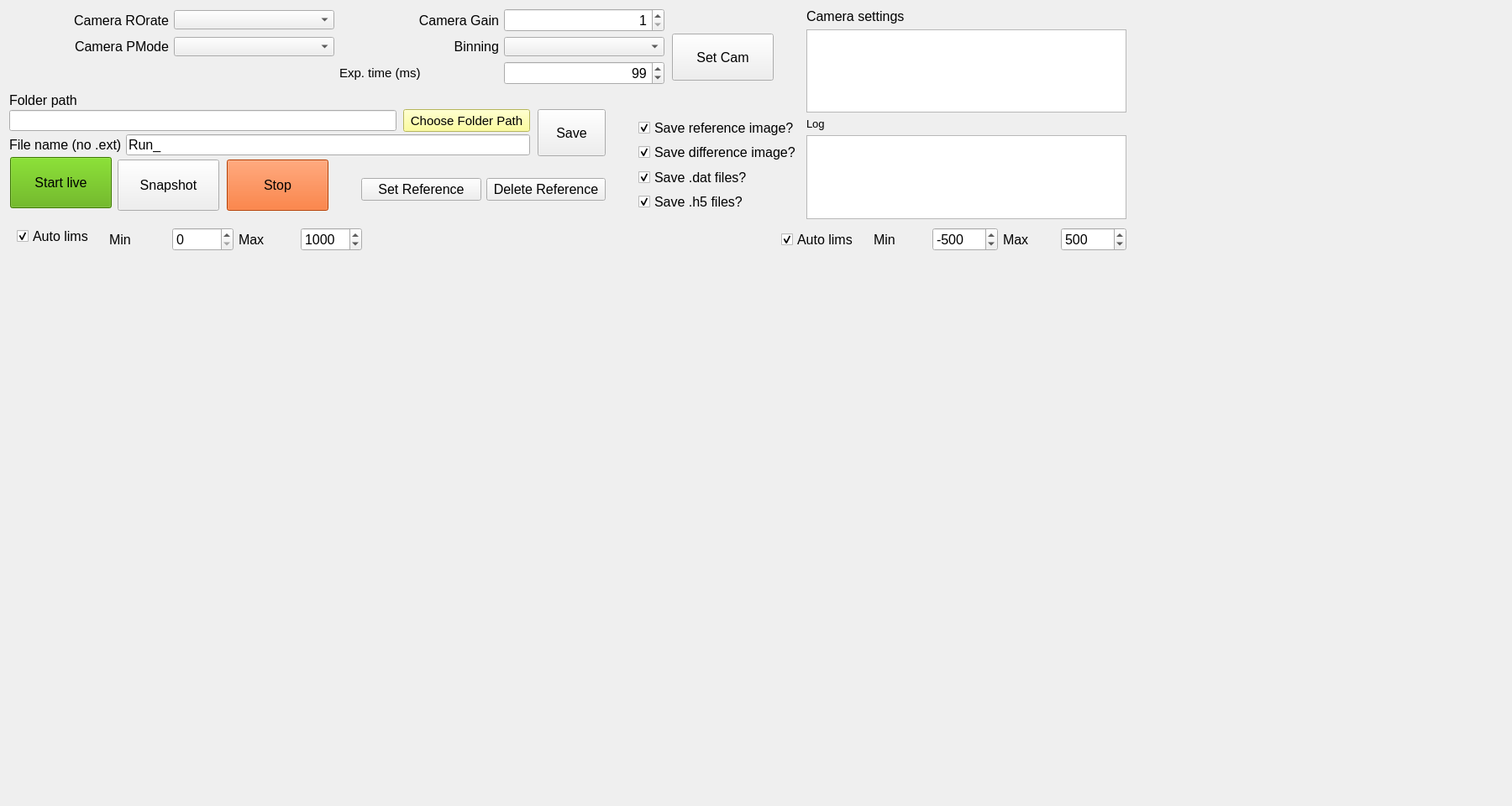
<?xml version="1.0" encoding="UTF-8"?>
<ui version="4.0">
 <class>Form</class>
 <widget class="QWidget" name="Form">
  <property name="geometry">
   <rect>
    <x>0</x>
    <y>0</y>
    <width>1800</width>
    <height>960</height>
   </rect>
  </property>
  <property name="windowTitle">
   <string>Camera live imaging</string>
  </property>
  <widget class="QLineEdit" name="folder_edit">
   <property name="geometry">
    <rect>
     <x>11</x>
     <y>131</y>
     <width>461</width>
     <height>25</height>
    </rect>
   </property>
   <property name="font">
    <font>
     <pointsize>10</pointsize>
    </font>
   </property>
   <property name="text">
    <string/>
   </property>
   <property name="readOnly">
    <bool>false</bool>
   </property>
  </widget>
  <widget class="QLineEdit" name="FileName">
   <property name="geometry">
    <rect>
     <x>150</x>
     <y>160</y>
     <width>481</width>
     <height>25</height>
    </rect>
   </property>
   <property name="font">
    <font>
     <pointsize>12</pointsize>
    </font>
   </property>
   <property name="text">
    <string>Run_</string>
   </property>
  </widget>
  <widget class="QLabel" name="labelFilename">
   <property name="geometry">
    <rect>
     <x>11</x>
     <y>163</y>
     <width>141</width>
     <height>19</height>
    </rect>
   </property>
   <property name="font">
    <font>
     <pointsize>12</pointsize>
    </font>
   </property>
   <property name="text">
    <string>File name (no .ext)</string>
   </property>
  </widget>
  <widget class="QLabel" name="labelDirectory">
   <property name="geometry">
    <rect>
     <x>11</x>
     <y>110</y>
     <width>80</width>
     <height>19</height>
    </rect>
   </property>
   <property name="font">
    <font>
     <pointsize>12</pointsize>
    </font>
   </property>
   <property name="text">
    <string>Folder path</string>
   </property>
  </widget>
  <widget class="QPushButton" name="folderButton">
   <property name="geometry">
    <rect>
     <x>480</x>
     <y>130</y>
     <width>151</width>
     <height>27</height>
    </rect>
   </property>
   <property name="palette">
    <palette>
     <active>
      <colorrole role="WindowText">
       <brush brushstyle="SolidPattern">
        <color alpha="255">
         <red>0</red>
         <green>0</green>
         <blue>0</blue>
        </color>
       </brush>
      </colorrole>
      <colorrole role="Button">
       <brush brushstyle="SolidPattern">
        <color alpha="255">
         <red>255</red>
         <green>255</green>
         <blue>127</blue>
        </color>
       </brush>
      </colorrole>
      <colorrole role="Light">
       <brush brushstyle="SolidPattern">
        <color alpha="255">
         <red>255</red>
         <green>255</green>
         <blue>255</blue>
        </color>
       </brush>
      </colorrole>
      <colorrole role="Midlight">
       <brush brushstyle="SolidPattern">
        <color alpha="255">
         <red>255</red>
         <green>255</green>
         <blue>191</blue>
        </color>
       </brush>
      </colorrole>
      <colorrole role="Dark">
       <brush brushstyle="SolidPattern">
        <color alpha="255">
         <red>127</red>
         <green>127</green>
         <blue>63</blue>
        </color>
       </brush>
      </colorrole>
      <colorrole role="Mid">
       <brush brushstyle="SolidPattern">
        <color alpha="255">
         <red>170</red>
         <green>170</green>
         <blue>84</blue>
        </color>
       </brush>
      </colorrole>
      <colorrole role="Text">
       <brush brushstyle="SolidPattern">
        <color alpha="255">
         <red>0</red>
         <green>0</green>
         <blue>0</blue>
        </color>
       </brush>
      </colorrole>
      <colorrole role="BrightText">
       <brush brushstyle="SolidPattern">
        <color alpha="255">
         <red>255</red>
         <green>255</green>
         <blue>255</blue>
        </color>
       </brush>
      </colorrole>
      <colorrole role="ButtonText">
       <brush brushstyle="SolidPattern">
        <color alpha="255">
         <red>0</red>
         <green>0</green>
         <blue>0</blue>
        </color>
       </brush>
      </colorrole>
      <colorrole role="Base">
       <brush brushstyle="SolidPattern">
        <color alpha="255">
         <red>255</red>
         <green>255</green>
         <blue>255</blue>
        </color>
       </brush>
      </colorrole>
      <colorrole role="Window">
       <brush brushstyle="SolidPattern">
        <color alpha="255">
         <red>255</red>
         <green>255</green>
         <blue>127</blue>
        </color>
       </brush>
      </colorrole>
      <colorrole role="Shadow">
       <brush brushstyle="SolidPattern">
        <color alpha="255">
         <red>0</red>
         <green>0</green>
         <blue>0</blue>
        </color>
       </brush>
      </colorrole>
      <colorrole role="AlternateBase">
       <brush brushstyle="SolidPattern">
        <color alpha="255">
         <red>255</red>
         <green>255</green>
         <blue>191</blue>
        </color>
       </brush>
      </colorrole>
      <colorrole role="ToolTipBase">
       <brush brushstyle="SolidPattern">
        <color alpha="255">
         <red>255</red>
         <green>255</green>
         <blue>220</blue>
        </color>
       </brush>
      </colorrole>
      <colorrole role="ToolTipText">
       <brush brushstyle="SolidPattern">
        <color alpha="255">
         <red>0</red>
         <green>0</green>
         <blue>0</blue>
        </color>
       </brush>
      </colorrole>
     </active>
     <inactive>
      <colorrole role="WindowText">
       <brush brushstyle="SolidPattern">
        <color alpha="255">
         <red>0</red>
         <green>0</green>
         <blue>0</blue>
        </color>
       </brush>
      </colorrole>
      <colorrole role="Button">
       <brush brushstyle="SolidPattern">
        <color alpha="255">
         <red>255</red>
         <green>255</green>
         <blue>127</blue>
        </color>
       </brush>
      </colorrole>
      <colorrole role="Light">
       <brush brushstyle="SolidPattern">
        <color alpha="255">
         <red>255</red>
         <green>255</green>
         <blue>255</blue>
        </color>
       </brush>
      </colorrole>
      <colorrole role="Midlight">
       <brush brushstyle="SolidPattern">
        <color alpha="255">
         <red>255</red>
         <green>255</green>
         <blue>191</blue>
        </color>
       </brush>
      </colorrole>
      <colorrole role="Dark">
       <brush brushstyle="SolidPattern">
        <color alpha="255">
         <red>127</red>
         <green>127</green>
         <blue>63</blue>
        </color>
       </brush>
      </colorrole>
      <colorrole role="Mid">
       <brush brushstyle="SolidPattern">
        <color alpha="255">
         <red>170</red>
         <green>170</green>
         <blue>84</blue>
        </color>
       </brush>
      </colorrole>
      <colorrole role="Text">
       <brush brushstyle="SolidPattern">
        <color alpha="255">
         <red>0</red>
         <green>0</green>
         <blue>0</blue>
        </color>
       </brush>
      </colorrole>
      <colorrole role="BrightText">
       <brush brushstyle="SolidPattern">
        <color alpha="255">
         <red>255</red>
         <green>255</green>
         <blue>255</blue>
        </color>
       </brush>
      </colorrole>
      <colorrole role="ButtonText">
       <brush brushstyle="SolidPattern">
        <color alpha="255">
         <red>0</red>
         <green>0</green>
         <blue>0</blue>
        </color>
       </brush>
      </colorrole>
      <colorrole role="Base">
       <brush brushstyle="SolidPattern">
        <color alpha="255">
         <red>255</red>
         <green>255</green>
         <blue>255</blue>
        </color>
       </brush>
      </colorrole>
      <colorrole role="Window">
       <brush brushstyle="SolidPattern">
        <color alpha="255">
         <red>255</red>
         <green>255</green>
         <blue>127</blue>
        </color>
       </brush>
      </colorrole>
      <colorrole role="Shadow">
       <brush brushstyle="SolidPattern">
        <color alpha="255">
         <red>0</red>
         <green>0</green>
         <blue>0</blue>
        </color>
       </brush>
      </colorrole>
      <colorrole role="AlternateBase">
       <brush brushstyle="SolidPattern">
        <color alpha="255">
         <red>255</red>
         <green>255</green>
         <blue>191</blue>
        </color>
       </brush>
      </colorrole>
      <colorrole role="ToolTipBase">
       <brush brushstyle="SolidPattern">
        <color alpha="255">
         <red>255</red>
         <green>255</green>
         <blue>220</blue>
        </color>
       </brush>
      </colorrole>
      <colorrole role="ToolTipText">
       <brush brushstyle="SolidPattern">
        <color alpha="255">
         <red>0</red>
         <green>0</green>
         <blue>0</blue>
        </color>
       </brush>
      </colorrole>
     </inactive>
     <disabled>
      <colorrole role="WindowText">
       <brush brushstyle="SolidPattern">
        <color alpha="255">
         <red>127</red>
         <green>127</green>
         <blue>63</blue>
        </color>
       </brush>
      </colorrole>
      <colorrole role="Button">
       <brush brushstyle="SolidPattern">
        <color alpha="255">
         <red>255</red>
         <green>255</green>
         <blue>127</blue>
        </color>
       </brush>
      </colorrole>
      <colorrole role="Light">
       <brush brushstyle="SolidPattern">
        <color alpha="255">
         <red>255</red>
         <green>255</green>
         <blue>255</blue>
        </color>
       </brush>
      </colorrole>
      <colorrole role="Midlight">
       <brush brushstyle="SolidPattern">
        <color alpha="255">
         <red>255</red>
         <green>255</green>
         <blue>191</blue>
        </color>
       </brush>
      </colorrole>
      <colorrole role="Dark">
       <brush brushstyle="SolidPattern">
        <color alpha="255">
         <red>127</red>
         <green>127</green>
         <blue>63</blue>
        </color>
       </brush>
      </colorrole>
      <colorrole role="Mid">
       <brush brushstyle="SolidPattern">
        <color alpha="255">
         <red>170</red>
         <green>170</green>
         <blue>84</blue>
        </color>
       </brush>
      </colorrole>
      <colorrole role="Text">
       <brush brushstyle="SolidPattern">
        <color alpha="255">
         <red>127</red>
         <green>127</green>
         <blue>63</blue>
        </color>
       </brush>
      </colorrole>
      <colorrole role="BrightText">
       <brush brushstyle="SolidPattern">
        <color alpha="255">
         <red>255</red>
         <green>255</green>
         <blue>255</blue>
        </color>
       </brush>
      </colorrole>
      <colorrole role="ButtonText">
       <brush brushstyle="SolidPattern">
        <color alpha="255">
         <red>127</red>
         <green>127</green>
         <blue>63</blue>
        </color>
       </brush>
      </colorrole>
      <colorrole role="Base">
       <brush brushstyle="SolidPattern">
        <color alpha="255">
         <red>255</red>
         <green>255</green>
         <blue>127</blue>
        </color>
       </brush>
      </colorrole>
      <colorrole role="Window">
       <brush brushstyle="SolidPattern">
        <color alpha="255">
         <red>255</red>
         <green>255</green>
         <blue>127</blue>
        </color>
       </brush>
      </colorrole>
      <colorrole role="Shadow">
       <brush brushstyle="SolidPattern">
        <color alpha="255">
         <red>0</red>
         <green>0</green>
         <blue>0</blue>
        </color>
       </brush>
      </colorrole>
      <colorrole role="AlternateBase">
       <brush brushstyle="SolidPattern">
        <color alpha="255">
         <red>255</red>
         <green>255</green>
         <blue>127</blue>
        </color>
       </brush>
      </colorrole>
      <colorrole role="ToolTipBase">
       <brush brushstyle="SolidPattern">
        <color alpha="255">
         <red>255</red>
         <green>255</green>
         <blue>220</blue>
        </color>
       </brush>
      </colorrole>
      <colorrole role="ToolTipText">
       <brush brushstyle="SolidPattern">
        <color alpha="255">
         <red>0</red>
         <green>0</green>
         <blue>0</blue>
        </color>
       </brush>
      </colorrole>
     </disabled>
    </palette>
   </property>
   <property name="font">
    <font>
     <pointsize>11</pointsize>
    </font>
   </property>
   <property name="text">
    <string>Choose Folder Path</string>
   </property>
  </widget>
  <widget class="QWidget" name="layoutWidget">
   <property name="geometry">
    <rect>
     <x>10</x>
     <y>10</y>
     <width>781</width>
     <height>91</height>
    </rect>
   </property>
   <layout class="QGridLayout" name="gridLayout_2">
    <item row="3" column="3">
     <widget class="QLabel" name="labelExpTime">
      <property name="font">
       <font>
        <pointsize>11</pointsize>
       </font>
      </property>
      <property name="text">
       <string>Exp. time (ms)</string>
      </property>
     </widget>
    </item>
    <item row="3" column="4">
     <widget class="QSpinBox" name="ExpTime">
      <property name="font">
       <font>
        <pointsize>12</pointsize>
       </font>
      </property>
      <property name="layoutDirection">
       <enum>Qt::LeftToRight</enum>
      </property>
      <property name="alignment">
       <set>Qt::AlignRight|Qt::AlignTrailing|Qt::AlignVCenter</set>
      </property>
      <property name="maximum">
       <number>3600000</number>
      </property>
      <property name="value">
       <number>99</number>
      </property>
     </widget>
    </item>
    <item row="3" column="0">
     <widget class="QLabel" name="Current_Mag">
      <property name="text">
       <string/>
      </property>
     </widget>
    </item>
    <item row="0" column="0">
     <widget class="QLabel" name="ROrateLabel">
      <property name="font">
       <font>
        <pointsize>12</pointsize>
       </font>
      </property>
      <property name="text">
       <string>Camera ROrate</string>
      </property>
      <property name="textFormat">
       <enum>Qt::PlainText</enum>
      </property>
      <property name="alignment">
       <set>Qt::AlignRight|Qt::AlignTrailing|Qt::AlignVCenter</set>
      </property>
     </widget>
    </item>
    <item row="0" column="1">
     <widget class="QComboBox" name="ROrateComboBox">
      <property name="font">
       <font>
        <pointsize>10</pointsize>
       </font>
      </property>
      <property name="currentIndex">
       <number>-1</number>
      </property>
     </widget>
    </item>
    <item row="1" column="1">
     <widget class="QComboBox" name="pModeComboBox">
      <property name="font">
       <font>
        <pointsize>10</pointsize>
       </font>
      </property>
      <property name="currentIndex">
       <number>-1</number>
      </property>
     </widget>
    </item>
    <item row="1" column="0">
     <widget class="QLabel" name="PModeLabel">
      <property name="font">
       <font>
        <pointsize>12</pointsize>
       </font>
      </property>
      <property name="text">
       <string>Camera PMode</string>
      </property>
      <property name="textFormat">
       <enum>Qt::PlainText</enum>
      </property>
      <property name="alignment">
       <set>Qt::AlignRight|Qt::AlignTrailing|Qt::AlignVCenter</set>
      </property>
     </widget>
    </item>
    <item row="0" column="3">
     <widget class="QLabel" name="gain_label">
      <property name="font">
       <font>
        <pointsize>12</pointsize>
       </font>
      </property>
      <property name="text">
       <string>Camera Gain</string>
      </property>
      <property name="alignment">
       <set>Qt::AlignRight|Qt::AlignTrailing|Qt::AlignVCenter</set>
      </property>
     </widget>
    </item>
    <item row="0" column="4">
     <widget class="QSpinBox" name="gain_spinBox">
      <property name="font">
       <font>
        <pointsize>12</pointsize>
       </font>
      </property>
      <property name="alignment">
       <set>Qt::AlignRight|Qt::AlignTrailing|Qt::AlignVCenter</set>
      </property>
      <property name="minimum">
       <number>1</number>
      </property>
      <property name="maximum">
       <number>2</number>
      </property>
     </widget>
    </item>
    <item row="1" column="3">
     <widget class="QLabel" name="labelBinning">
      <property name="font">
       <font>
        <pointsize>12</pointsize>
       </font>
      </property>
      <property name="text">
       <string>Binning</string>
      </property>
      <property name="alignment">
       <set>Qt::AlignRight|Qt::AlignTrailing|Qt::AlignVCenter</set>
      </property>
     </widget>
    </item>
    <item row="1" column="4">
     <widget class="QComboBox" name="binningComboBox">
      <property name="font">
       <font>
        <pointsize>10</pointsize>
       </font>
      </property>
      <property name="currentIndex">
       <number>-1</number>
      </property>
     </widget>
    </item>
   </layout>
  </widget>
  <widget class="QPushButton" name="save_Button">
   <property name="geometry">
    <rect>
     <x>640</x>
     <y>130</y>
     <width>81</width>
     <height>56</height>
    </rect>
   </property>
   <property name="font">
    <font>
     <pointsize>12</pointsize>
    </font>
   </property>
   <property name="text">
    <string>Save</string>
   </property>
  </widget>
  <widget class="QPushButton" name="SetCam_button">
   <property name="geometry">
    <rect>
     <x>800</x>
     <y>40</y>
     <width>121</width>
     <height>56</height>
    </rect>
   </property>
   <property name="font">
    <font>
     <pointsize>12</pointsize>
    </font>
   </property>
   <property name="text">
    <string>Set Cam</string>
   </property>
  </widget>
  <widget class="QWidget" name="horizontalLayoutWidget">
   <property name="geometry">
    <rect>
     <x>430</x>
     <y>190</y>
     <width>291</width>
     <height>71</height>
    </rect>
   </property>
   <layout class="QHBoxLayout" name="horizontalLayout_3">
    <item>
     <widget class="QPushButton" name="Set_Ref_button">
      <property name="enabled">
       <bool>true</bool>
      </property>
      <property name="font">
       <font>
        <pointsize>12</pointsize>
       </font>
      </property>
      <property name="text">
       <string>Set Reference</string>
      </property>
     </widget>
    </item>
    <item>
     <widget class="QPushButton" name="remove_ref_button">
      <property name="enabled">
       <bool>true</bool>
      </property>
      <property name="font">
       <font>
        <pointsize>12</pointsize>
       </font>
      </property>
      <property name="text">
       <string>Delete Reference</string>
      </property>
     </widget>
    </item>
   </layout>
  </widget>
  <widget class="QPushButton" name="Take_snap_button">
   <property name="enabled">
    <bool>true</bool>
   </property>
   <property name="geometry">
    <rect>
     <x>140</x>
     <y>190</y>
     <width>121</width>
     <height>61</height>
    </rect>
   </property>
   <property name="font">
    <font>
     <pointsize>12</pointsize>
    </font>
   </property>
   <property name="text">
    <string>Snapshot</string>
   </property>
  </widget>
  <widget class="QPushButton" name="StartButton">
   <property name="geometry">
    <rect>
     <x>12</x>
     <y>187</y>
     <width>121</width>
     <height>61</height>
    </rect>
   </property>
   <property name="font">
    <font>
     <pointsize>12</pointsize>
    </font>
   </property>
   <property name="contextMenuPolicy">
    <enum>Qt::DefaultContextMenu</enum>
   </property>
   <property name="styleSheet">
    <string notr="true">background-color: rgb(85, 170, 0);</string>
   </property>
   <property name="text">
    <string>Start live</string>
   </property>
  </widget>
  <widget class="QPushButton" name="StopButton">
   <property name="geometry">
    <rect>
     <x>270</x>
     <y>190</y>
     <width>121</width>
     <height>61</height>
    </rect>
   </property>
   <property name="font">
    <font>
     <pointsize>12</pointsize>
    </font>
   </property>
   <property name="styleSheet">
    <string notr="true">background-color: rgb(255, 85, 0);</string>
   </property>
   <property name="text">
    <string>Stop</string>
   </property>
  </widget>
  <widget class="QCheckBox" name="refAutoLims_checkBox">
   <property name="geometry">
    <rect>
     <x>20</x>
     <y>266</y>
     <width>101</width>
     <height>31</height>
    </rect>
   </property>
   <property name="font">
    <font>
     <pointsize>12</pointsize>
    </font>
   </property>
   <property name="text">
    <string>Auto lims</string>
   </property>
   <property name="checked">
    <bool>true</bool>
   </property>
  </widget>
  <widget class="QCheckBox" name="diffAutoLims_checkBox">
   <property name="geometry">
    <rect>
     <x>930</x>
     <y>270</y>
     <width>101</width>
     <height>31</height>
    </rect>
   </property>
   <property name="font">
    <font>
     <pointsize>12</pointsize>
    </font>
   </property>
   <property name="text">
    <string>Auto lims</string>
   </property>
   <property name="checked">
    <bool>true</bool>
   </property>
  </widget>
  <widget class="QWidget" name="layoutWidget_2">
   <property name="geometry">
    <rect>
     <x>1040</x>
     <y>270</y>
     <width>301</width>
     <height>31</height>
    </rect>
   </property>
   <layout class="QHBoxLayout" name="horizontalLayout_2">
    <item>
     <widget class="QLabel" name="label_3">
      <property name="font">
       <font>
        <pointsize>12</pointsize>
       </font>
      </property>
      <property name="text">
       <string>Min</string>
      </property>
     </widget>
    </item>
    <item>
     <widget class="QSpinBox" name="diffMinInt_spinBox">
      <property name="font">
       <font>
        <pointsize>12</pointsize>
       </font>
      </property>
      <property name="minimum">
       <number>-65535</number>
      </property>
      <property name="maximum">
       <number>65535</number>
      </property>
      <property name="value">
       <number>-500</number>
      </property>
     </widget>
    </item>
    <item>
     <widget class="QLabel" name="label_4">
      <property name="font">
       <font>
        <pointsize>12</pointsize>
       </font>
      </property>
      <property name="text">
       <string>Max</string>
      </property>
     </widget>
    </item>
    <item>
     <widget class="QSpinBox" name="diffMaxInt_spinBox">
      <property name="font">
       <font>
        <pointsize>12</pointsize>
       </font>
      </property>
      <property name="minimum">
       <number>-65535</number>
      </property>
      <property name="maximum">
       <number>65535</number>
      </property>
      <property name="value">
       <number>500</number>
      </property>
     </widget>
    </item>
   </layout>
  </widget>
  <widget class="QWidget" name="layoutWidget">
   <property name="geometry">
    <rect>
     <x>130</x>
     <y>270</y>
     <width>301</width>
     <height>31</height>
    </rect>
   </property>
   <layout class="QHBoxLayout" name="horizontalLayout">
    <item>
     <widget class="QLabel" name="label">
      <property name="font">
       <font>
        <pointsize>12</pointsize>
       </font>
      </property>
      <property name="text">
       <string>Min</string>
      </property>
     </widget>
    </item>
    <item>
     <widget class="QSpinBox" name="refMinInt_spinBox">
      <property name="font">
       <font>
        <pointsize>12</pointsize>
       </font>
      </property>
      <property name="maximum">
       <number>65535</number>
      </property>
     </widget>
    </item>
    <item>
     <widget class="QLabel" name="label_2">
      <property name="font">
       <font>
        <pointsize>12</pointsize>
       </font>
      </property>
      <property name="text">
       <string>Max</string>
      </property>
     </widget>
    </item>
    <item>
     <widget class="QSpinBox" name="refMaxInt_spinBox">
      <property name="font">
       <font>
        <pointsize>12</pointsize>
       </font>
      </property>
      <property name="maximum">
       <number>65535</number>
      </property>
      <property name="value">
       <number>1000</number>
      </property>
     </widget>
    </item>
   </layout>
  </widget>
  <widget class="QWidget" name="layoutWidget">
   <property name="geometry">
    <rect>
     <x>760</x>
     <y>140</y>
     <width>188</width>
     <height>112</height>
    </rect>
   </property>
   <layout class="QVBoxLayout" name="verticalLayout">
    <item>
     <widget class="QCheckBox" name="saveRef_checkBox">
      <property name="font">
       <font>
        <pointsize>12</pointsize>
       </font>
      </property>
      <property name="text">
       <string>Save reference image?</string>
      </property>
      <property name="checked">
       <bool>true</bool>
      </property>
     </widget>
    </item>
    <item>
     <widget class="QCheckBox" name="saveDiff_checkBox">
      <property name="font">
       <font>
        <pointsize>12</pointsize>
       </font>
      </property>
      <property name="text">
       <string>Save difference image?</string>
      </property>
      <property name="checked">
       <bool>true</bool>
      </property>
     </widget>
    </item>
    <item>
     <widget class="QCheckBox" name="save_datFiles_checkBox">
      <property name="font">
       <font>
        <pointsize>12</pointsize>
       </font>
      </property>
      <property name="text">
       <string>Save .dat files?</string>
      </property>
      <property name="checked">
       <bool>true</bool>
      </property>
     </widget>
    </item>
    <item>
     <widget class="QCheckBox" name="save_h5Files_checkBox">
      <property name="font">
       <font>
        <pointsize>12</pointsize>
       </font>
      </property>
      <property name="text">
       <string>Save .h5 files?</string>
      </property>
      <property name="checked">
       <bool>true</bool>
      </property>
     </widget>
    </item>
   </layout>
  </widget>
  <widget class="ImageView" name="Image_view" native="true">
   <property name="geometry">
    <rect>
     <x>10</x>
     <y>310</y>
     <width>881</width>
     <height>641</height>
    </rect>
   </property>
   <property name="sizePolicy">
    <sizepolicy hsizetype="Maximum" vsizetype="Maximum">
     <horstretch>1</horstretch>
     <verstretch>1</verstretch>
    </sizepolicy>
   </property>
  </widget>
  <widget class="ImageView" name="Diff_view" native="true">
   <property name="geometry">
    <rect>
     <x>900</x>
     <y>310</y>
     <width>891</width>
     <height>641</height>
    </rect>
   </property>
   <property name="sizePolicy">
    <sizepolicy hsizetype="Maximum" vsizetype="Maximum">
     <horstretch>1</horstretch>
     <verstretch>1</verstretch>
    </sizepolicy>
   </property>
  </widget>
  <widget class="QWidget" name="">
   <property name="geometry">
    <rect>
     <x>960</x>
     <y>10</y>
     <width>381</width>
     <height>251</height>
    </rect>
   </property>
   <layout class="QVBoxLayout" name="verticalLayout_2">
    <item>
     <widget class="QLabel" name="label_6">
      <property name="font">
       <font>
        <pointsize>12</pointsize>
       </font>
      </property>
      <property name="text">
       <string>Camera settings</string>
      </property>
     </widget>
    </item>
    <item>
     <widget class="QPlainTextEdit" name="cam_params_plainTextEdit"/>
    </item>
    <item>
     <widget class="QLabel" name="label_5">
      <property name="font">
       <font>
        <pointsize>10</pointsize>
       </font>
      </property>
      <property name="text">
       <string>Log</string>
      </property>
     </widget>
    </item>
    <item>
     <widget class="QPlainTextEdit" name="status_memo_PlainTextEdit"/>
    </item>
   </layout>
  </widget>
 </widget>
 <customwidgets>
  <customwidget>
   <class>ImageView</class>
   <extends>QWidget</extends>
   <header>pyqtgraph</header>
   <container>1</container>
  </customwidget>
 </customwidgets>
 <resources/>
 <connections/>
</ui>
